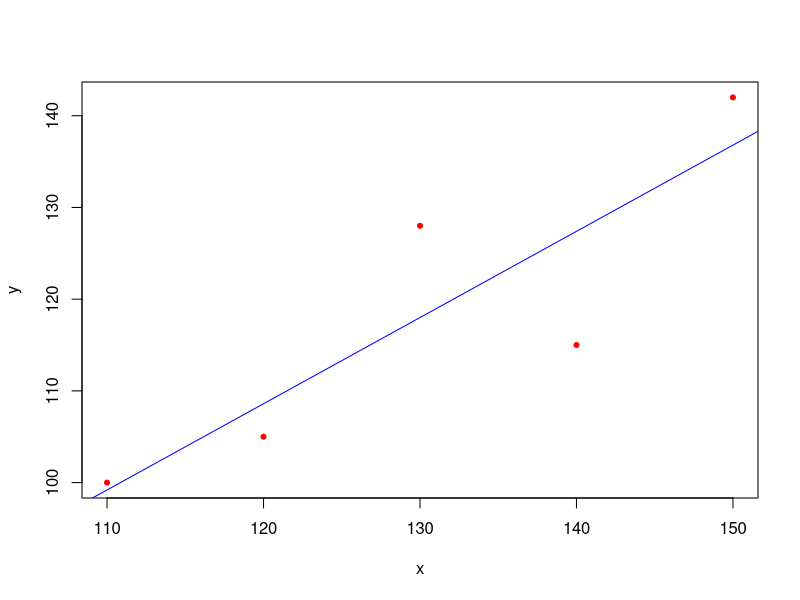

This figure's R source:
x <- c(110,120,130,140,150)
y <- c(100,105,128,115,142)
plot(y~x, pch=20, col="red")

line = lm(y~x)
line

# Call:
#   lm(formula = y ~ x)
#
# Coefficients:
#   (Intercept)            x
# -4.20         0.94
#
# y = -4.20 + 0.94x

abline(line, col="blue")

